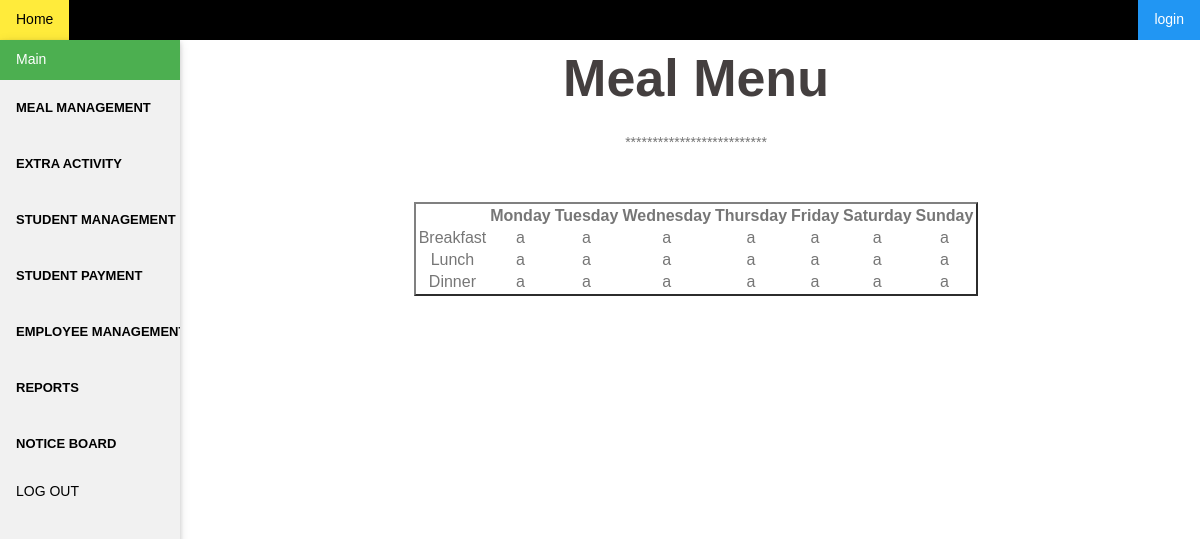
The app's page /view_meal.php with its own data.
### tables this page shows
CREATE TABLE IF NOT EXISTS `meal` (
  `Mon_lunch` varchar(70) NOT NULL,
  `Mon_breakfast` varchar(70) NOT NULL,
  `Mon_dinner` varchar(70) NOT NULL,
  `Tues_lunch` varchar(50) NOT NULL,
  `Tues_breakfast` varchar(50) NOT NULL,
  `Tues_dinner` varchar(50) NOT NULL,
  `Wed_lunch` varchar(50) NOT NULL,
  `Wed_breakfast` varchar(50) NOT NULL,
  `Wed_dinner` varchar(50) DEFAULT NULL,
  `Thu_lunch` varchar(50) DEFAULT NULL,
  `Thu_breakfast` varchar(50) DEFAULT NULL,
  `Thu_dinner` varchar(50) DEFAULT NULL,
  `Fri_lunch` varchar(50) DEFAULT NULL,
  `Fri_breakfast` varchar(50) DEFAULT NULL,
  `Fri_dinner` varchar(50) DEFAULT NULL,
  `sat_Lunch` varchar(50) DEFAULT NULL,
  `sat_breakfast` varchar(50) DEFAULT NULL,
  `sat_dinner` varchar(50) DEFAULT NULL,
  `sun_lunch` varchar(50) DEFAULT NULL,
  `sun_breakfast` varchar(50) DEFAULT NULL,
  `sun_dinner` varchar(50) DEFAULT NULL
);

### view_meal.php (the view, shortened to what this page needs)
<html>
<body>
<?php include('sidebar.php');?>
<div style="margin-left:16%">
<div align=center><h1> Meal Menu</h1>
**************************
</div>
<br>
<br>
<?php
    include "connection.php";
$sql="SELECT `Mon_lunch`, `Mon_breakfast`, `Mon_dinner`, `Tues_lunch`, `Tues_breakfast`, `Tues_dinner`, `Wed_lunch`, `Wed_breakfast`, `Wed_dinner`, `Thu_lunch`, `Thu_breakfast`, `Thu_dinner`, `Fri_lunch`, `Fri_breakfast`, `Fri_dinner`, `sat_Lunch`, `sat_breakfast`, `sat_dinner`, `sun_lunch`, `sun_breakfast`, `sun_dinner` FROM `meal`";
if($result = mysqli_query($connection, $sql)){
    if(mysqli_num_rows($result) > 0){
       echo "<table border=2 align=center>";
            echo "<tr>";
				echo "<th>      </th>";
				echo "<th>Monday</th>";
                echo "<th>Tuesday</th>";
				echo "<th>Wednesday</th>";
				echo "<th>Thursday</th>";
                echo "<th>Friday</th>";
				echo "<th>Saturday</th>";
				echo "<th>Sunday</th>";
			echo "</tr>";
			while($row = mysqli_fetch_array($result)){
            echo "<tr>";
				echo "<td>Breakfast</td>";
				echo "<td>" . $row['Mon_breakfast'] . "</td>";
				echo "<td>" . $row['Tues_breakfast'] . "</td>";
				echo "<td>" . $row['Wed_breakfast'] . "</td>";
				echo "<td>" . $row['Thu_breakfast'] . "</td>";
				echo "<td>" . $row['Fri_breakfast'] . "</td>";
				echo "<td>" . $row['sat_breakfast'] . "</td>";
				echo "<td>" . $row['sun_breakfast'] . "</td>";
            echo "</tr>";
			echo "<tr>";
				echo "<td>Lunch</td>";
				echo "<td>" . $row['Mon_lunch'] . "</td>";
				echo "<td>" . $row['Tues_lunch'] . "</td>";
				echo "<td>" . $row['Wed_lunch'] . "</td>";
				echo "<td>" . $row['Thu_lunch'] . "</td>";
				echo "<td>" . $row['Fri_lunch'] . "</td>";
				echo "<td>" . $row['sat_Lunch'] . "</td>";
				echo "<td>" . $row['sun_lunch'] . "</td>";
            echo "</tr>";
			echo "<tr>";
				echo "<td>Dinner</td>";
				echo "<td>" . $row['Mon_dinner'] . "</td>";
				echo "<td>" . $row['Tues_dinner'] . "</td>";
				echo "<td>" . $row['Wed_dinner'] . "</td>";
				echo "<td>" . $row['Thu_dinner'] . "</td>";
				echo "<td>" . $row['Fri_dinner'] . "</td>";
				echo "<td>" . $row['sat_dinner'] . "</td>";
				echo "<td>" . $row['sun_dinner'] . "</td>";
            echo "</tr>";
        }
        echo "</table>";
    } else{
        echo "No records matching your query were found.";
    }
} else{
    echo "ERROR: Could not able to execute $sql. " . mysqli_error($link);
}
?>
</div>
</body>
</html>

### w3.css (style rules this page uses)
*,*:before,*:after { box-sizing:inherit }
html { -ms-text-size-adjust:100%;-webkit-text-size-adjust:100% }
body { margin:0 }
html,body { font-family:Verdana,sans-serif;font-size:15px;line-height:1.5 }
html { overflow-x:hidden }
h1 { font-size:36px }
h1,h2,h3,h4,h5,h6 { font-family:"Segoe UI",Arial,sans-serif;font-weight:400;margin:10px 0 }

### sidebar.php (style rules this page uses)
*, *:before, *:after { -webkit-box-sizing: border-box; -moz-box-sizing: border-box; box-sizing: border-box; }
body { font: 14px/1.7 "Source Sans Pro", sans-serif; background: #fff; color: #767676; }
h1 { font: 52px/1.1 "Raleway", sans-serif; }
h1, h2, h3, h4, h5, h6 { color: #443f3f; font-weight: 600; margin: 10px 0 24px; }
table { width: 50%; }
th,td { border: 1px ; text-align: center; }
body { font-family: Arial, Helvetica, sans-serif; }

### records on screen
meal: Mon_breakfast "a", Tues_breakfast "a", Wed_breakfast "a", Thu_breakfast "a", Fri_breakfast "a", sat_breakfast "a", sun_breakfast "a", Mon_lunch "a", Tues_lunch "a", Wed_lunch "a", Thu_lunch "a", Fri_lunch "a", sat_Lunch "a", sun_lunch "a", Mon_dinner "a", Tues_dinner "a", Wed_dinner "a", Thu_dinner "a", Fri_dinner "a", sat_dinner "a", sun_dinner "a"
